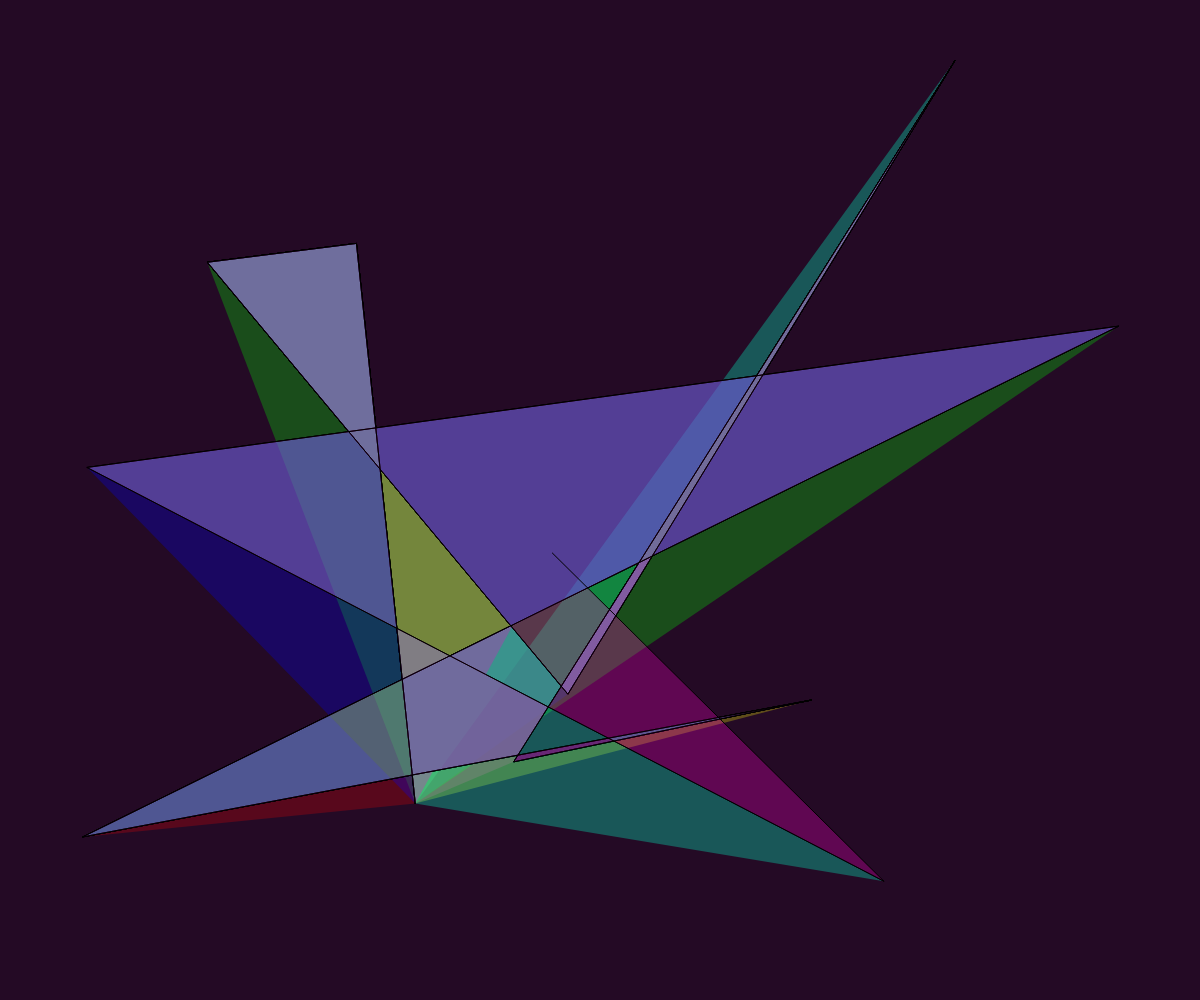
Frame 1 (no input)
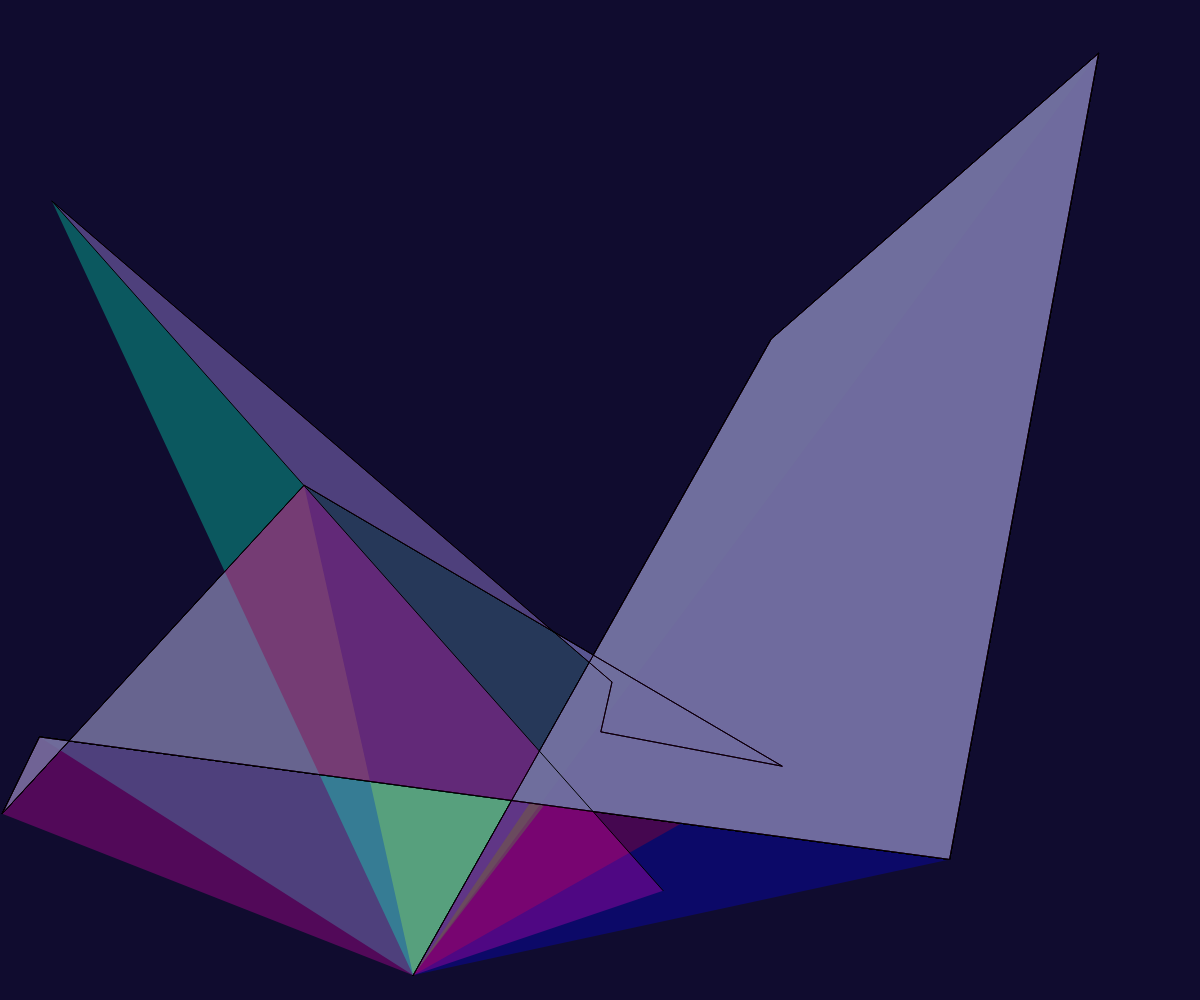
Frame 60 (no input)
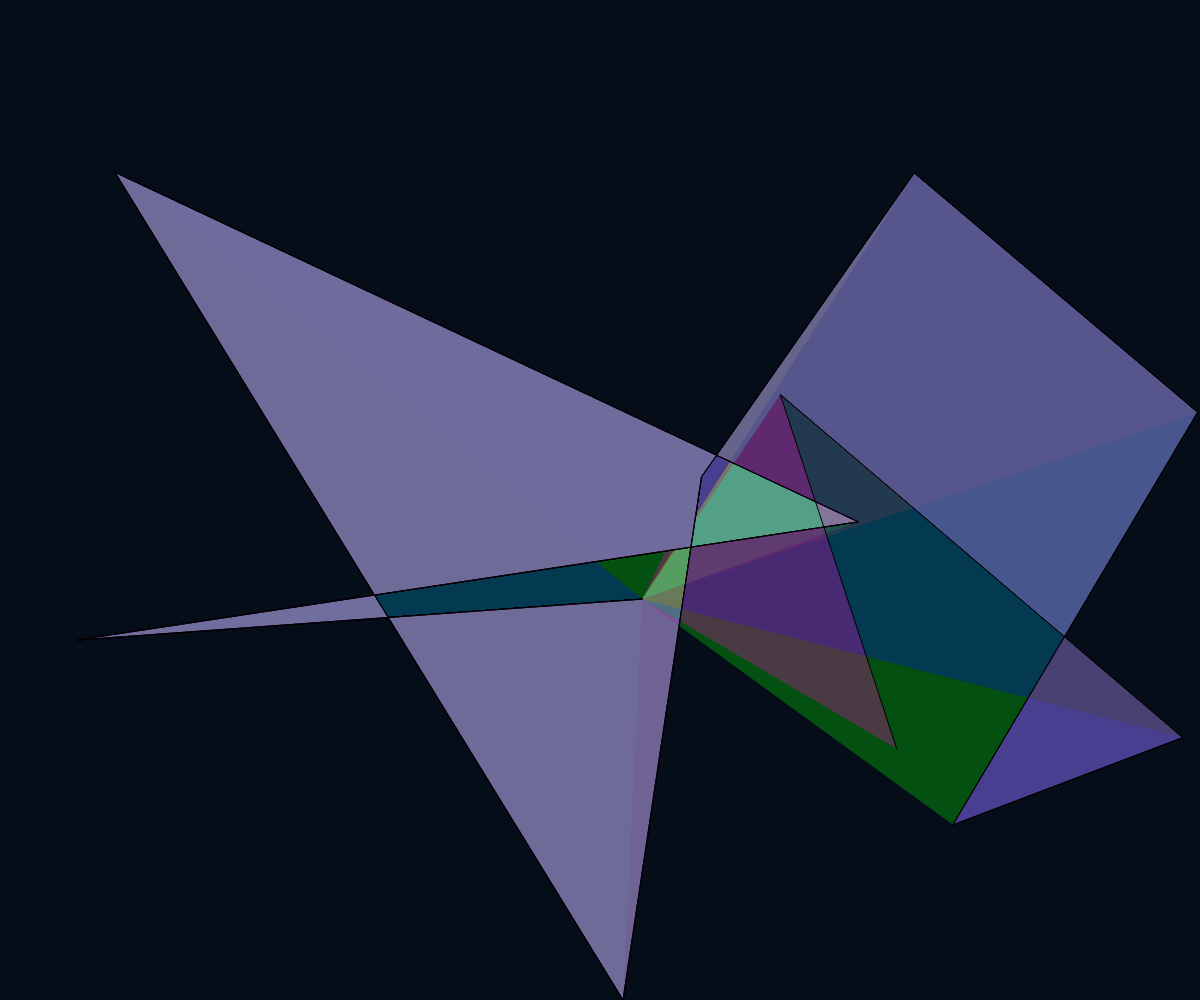
Frame 120 (the mouse pressed at the canvas centre since frame 60)

The p5.js sketch that drew these frames (run headless with seeded random() and noise() and a simulated clock; from frame 60 on, the mouse is pressed at the canvas centre):

// p5.js sketch
// ── sketch.js
function setup() {
  createCanvas(windowWidth,windowHeight);
 }
 function draw() {
  background(random(0,50),random(50),random(0,50));
   frameRate(30)
 
  fill (255,255,0);
 
 beginShape();
 for (let i = 0; i < 2; i++) {
   fill (255,255,0,70);
 vertex (random(width), random(height))
 endShape();
   fill(255,0,0,60)
   vertex (random(width), random(height))
 endShape();
   fill(0,255,0,70)
   vertex (random(width), random(height))
 endShape();
   fill(0,0,255,70)
   vertex (random(width), random(height))
 endShape();
   fill(0,255,200,80)
   vertex (random(width), random(height))
 endShape();
   fill(255,0,200,70)
   vertex (random(width), random(height))
 endShape();
 }
  }
 function mousePressed() {
  let fs = fullscreen();
  fullscreen(!fs);
 }
